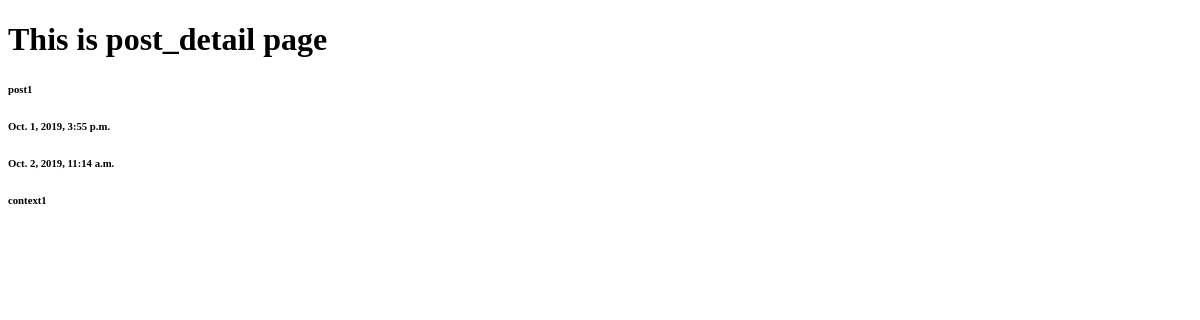
Page /posts/1/ on the earlier database version.
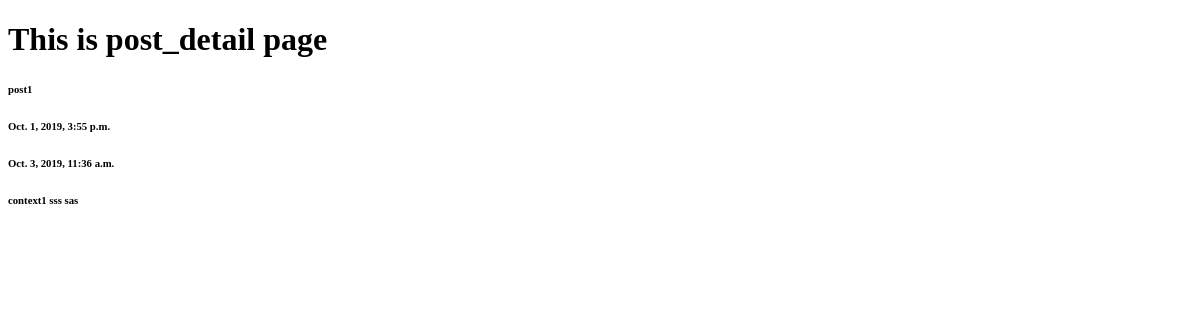
Same page on the later database version.
### posts/models.py (models this page shows, shortened)
class Post(models.Model):
    title = models.CharField(max_length=120)
    content = models.TextField()
    updated = models.DateTimeField(auto_now=True, auto_now_add=False)
    timestamp = models.DateTimeField(auto_now=False, auto_now_add=True)

### posts/views.py (the view)
# urls.py: path('<id>/', views.post_detail, name='detail'),
def post_detail(request, id=None):
    post = get_object_or_404(Post, id=id)
    return render(request, 'posts/post_detail.html', {'post': post})

### posts/templates/posts/post_detail.html (shortened to what this page needs)
<!DOCTYPE html>
<html lang="en">
<head>
</head>
<body>
    <h1>This is post_detail page</h1>
    <h6>{{ post.title }}</h6>
    <h6>{{ post.timestamp }}</h6>
    <h6>{{ post.updated }}</h6>
    <h6>{{ post.content }}</h6>
</body>
</html>

Differences in the rows shown:
changed Post "post1": updated "Oct. 2, 2019, 11:14 a.m." → "Oct. 3, 2019, 11:36 a.m."; content "context1" → "context1 sss sas"
